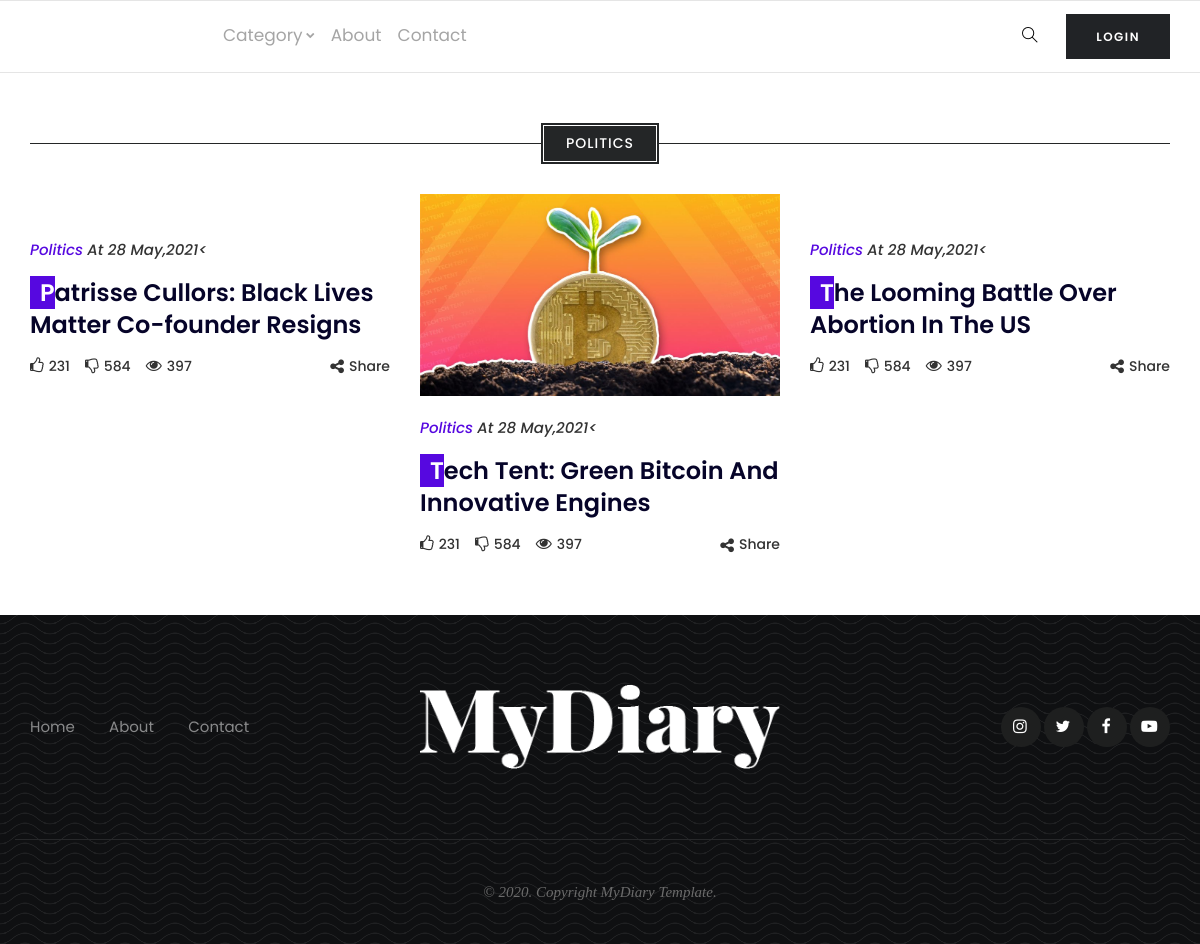
Page /blog.php?category_id=4 on the committed database.
### tables this page shows
CREATE TABLE `categories` (
  `id` int(11) NOT NULL,
  `name` varchar(100) DEFAULT NULL,
  `created_at` timestamp NOT NULL DEFAULT current_timestamp()
);

CREATE TABLE `posts` (
  `id` int(11) NOT NULL,
  `title` varchar(200) NOT NULL,
  `user_id` int(11) NOT NULL,
  `category_id` int(11) NOT NULL,
  `no_of_views` int(11) NOT NULL,
  `image` varchar(150) NOT NULL,
  `content` text NOT NULL,
  `created_at` timestamp NOT NULL DEFAULT current_timestamp(),
  `updated_at` timestamp NOT NULL DEFAULT current_timestamp() ON UPDATE current_timestamp(),
  `published_status` int(11) NOT NULL DEFAULT 0
);

### functions/Category.php (called while the page is built, shortened)
<?php
class Category{
  private static $Db = null;
  private static $tableName = "categories";
  public static function getAllCategory(){
    $sql = "SELECT * FROM " . self::$tableName;
    $result = self::$Db->query($sql);
    if ($result->num_rows > 0) {
        $rows = [];
        while ($data = $result->fetch_assoc()) {
            $rows[] = (object) $data;
        }
        return $rows;
    } else {
        return array();
    }
  }
  public static function getCategoryById($id)
  {
    $sql = "SELECT * FROM ".self::$tableName." WHERE `id`='$id'";
    $result = self::$Db->query($sql);
    if($result->num_rows > 0){
      $category = $result->fetch_assoc();
      return  $category;
    }else{
      return [];
    }
  }
  public static function setDb($dbInstance)
  {
      self::$Db = $dbInstance;
  }
}

### functions/Post.php (called while the page is built, shortened)
<?php
class Post
{
    private static $Db = null;
    private static $tableName = "posts";
    public static function getAllPostsByCategory($id){
      $sql = "SELECT * FROM " . self::$tableName." WHERE `category_id`='$id'";
      $result = self::$Db->query($sql);
      if ($result->num_rows > 0) {
          $rows = [];
          while ($data = $result->fetch_assoc()) {
              $rows[] = (object) $data;
          }
          return $rows;
      } else {
          return array();
      }
    }
    public static function setDb($dbInstance)
    {
        self::$Db = $dbInstance;
    }
}

### blog.php (the view, shortened to what this page needs)
<?php
require_once "functions/Post.php";
require_once "functions/Category.php";
$cat_id = $_GET['category_id'];
$allCategories = Category::getAllCategory();
$posts = Post::getAllPostsByCategory($cat_id);
$category = (object) Category::getCategoryById($cat_id);
?>
<!DOCTYPE html>
<html lang="en">
<head>
   <?php  require_once "includes/home-css.php";  ?>
</head>
<body id="bg">
<div class="page-wraper">
  <?php  require_once "includes/home-header.php";  ?>
	<div class="page-content bg-white">
		<div class="section-full bg-white content-inner-3">
			<div class="container">
				<div class="section-head text-center">
					<span><?=$category->name?></span>
				</div>
				<div class="row">
				 <?php if(!empty($posts)){ ?>
					<?php foreach ($posts as $key => $value) { ?>
						<div class="col-md-4 wow fadeInUp" data-wow-duration="2s" data-wow-delay="0.2s">
							<div class="blog-card blog-grid">
								<div class="dlab-post-media">
									<img src="<?=$value->image?>" alt=""/>
								</div>
								<div class="blog-card-info">
									<div class="dlab-post-meta">
										<ul>
											<li class="post-category"> <a href="blog.php?category_id=<?=$value->category_id?>"><?=Category::getCategoryById($value->category_id)['name'];?></a></li>
											<li class="post-date">at <span><?=date('d M,Y',strtotime($value->created_at))?><</span></li>
										</ul>
									</div>
									<h4 class="title"><a href="read-post.php?post_id=<?=$value->id?>"><?=ucwords($value->title)?></a></h4>
									<div class="dlab-feed-meta">
										<ul>
											<li class="post-like"><a href="javascript:void(0);"><i class="fa fa-thumbs-o-up"></i><span>231</span></a></li>
											<li class="post-dislike"><a href="javascript:void(0);"><i class="fa fa-thumbs-o-down"></i><span>584</span></a></li>
											<li class="post-view"><a href="javascript:void(0);"><i class="fa fa-eye"></i><span>397</span></a></li>
											<li class="post-share"><i class="fa fa-share-alt"></i><span>Share</span>
											</li>
										</ul>
									</div>
								</div>
							</div>
						</div>
					<?php } ?>
					<?php }else{ ?>
						<p class="text-center">
						 <a href="<?=APP_PATH?>"><img src="<?=IMAGE_PATH."notfound.gif"?>" alt=""></a>
						</p>
				  <?php } ?>
				</div>
			</div>
		</div>
    </div>
  <?php require_once "includes/home-footer.php"; ?>
</div>
</body>
</html>

### includes/home-css.php (shortened to what this page needs)
<link rel="stylesheet" type="text/css" href="<?=CSS_PATH?>home/plugins.css">
<link rel="stylesheet" type="text/css" href="<?=CSS_PATH?>home/style.css">
<link rel="stylesheet" type="text/css" href="<?=CSS_PATH?>home/templete.css">
<link class="skin" rel="stylesheet" type="text/css" href="<?=CSS_PATH?>home/skin/skin-1.css">

### includes/home-header.php (shortened to what this page needs)
<header class="site-header mo-left header-full header">
	<div class="sticky-header main-bar-wraper navbar-expand-lg">
		<div class="main-bar clearfix ">
			<div class="container-fluid">
				<div class="logo-header mostion">
					<a href="index.html"><img src="<?= IMAGE_PATH ?>logo-black.png" alt=""></a>
				</div>
				<div class="extra-nav">
					<div class="extra-cell">
						<ul>
							<li class="search-btn">
								<a id="quik-search-btn" href="javascript:;"><i class="ti-search m-r10"></i><span>Search</span></a>
							</li>
							<li>
								<a href="login.php">
									<button type="button" data-toggle="modal" data-target="#exampleModal" class="btn secondry radius-no">Login</button>
								</a>
							</li>
						</ul>
					</div>
				</div>
				<div class="header-nav navbar-collapse collapse justify-content-left" id="navbarNavDropdown">
					<ul class="nav navbar-nav">
						<li>
							<a href="javascript:void(0);">Category<i class="fa fa-chevron-down"></i></a>
						</li>
						<li><a href="contact-me.html">About</a></li>
						<li><a href="contact-me.html">Contact</a></li>
					</ul>
				</div>
			</div>
		</div>
	</div>
</header>

### includes/home-footer.php (shortened to what this page needs)
<footer class="site-footer wow fadeIn" data-wow-duration="2s" data-wow-delay="0.8s">
        <div class="footer-top">
            <div class="container">
				<div class="row">
					<div class="col-md-4 align-self-center">
						<ul class="footer-link m-b0 p-l0">
							<li><a href="index.html">Home</a></li>
							<li><a href="about-me.html">About</a></li>
							<li><a href="contact-me.html">Contact</a></li>
						</ul>
					</div>
					<div class="col-md-4">
						<div class="footer-logo">
							<a href="index.html"><img src="<?=IMAGE_PATH?>logo.png" alt=""/></a>
						</div>
					</div>
					<div class="col-md-4 align-self-center">
						<ul class="social-icon m-b0 p-l0">
							<li><a href="javascript:void(0);" class="btn radius-xl"><i class="fa fa-instagram"></i></a></li>
							<li><a href="javascript:void(0);" class="btn radius-xl"><i class="fa fa-twitter"></i></a></li>
							<li><a href="javascript:void(0);" class="btn radius-xl"><i class="fa fa-facebook"></i></a></li>
							<li><a href="javascript:void(0);" class="btn radius-xl"><i class="fa fa-youtube-play"></i></a></li>
						</ul>
					</div>
				</div>
			</div>
        </div>
		<div class="footer-bottom">
			<div class="container">
				<p>© 2020. Copyright MyDiary Template.</p>
			</div>
		</div>
    </footer>

### assets/css/home/templete.css (style rules this page uses)
.extra-nav .search-btn a { padding: 10px 25px; position: relative; color: #888; line-height: 16px; font-size: 16px; font-weight: 400; }
.extra-nav .search-btn a i { color: #000; position: absolute; left: 0; top: 13px; }
.header-full .main-bar { border-top: 1px solid rgba(0,0,0,0.1); border-bottom: 1px solid rgba(0,0,0,0.1); }
.extra-nav { padding: 13px 0 12px 0; }
.social-icon { padding-left: 0; }
.social-icon li { display: inline-block; }
.social-icon li a { height: 40px; width: 40px; font-size: 16px; padding: 0; color: #242627; line-height: 40px; background-color: #f1f1f1; }
.social-icon li a i { margin:0; }
.site-footer .footer-top .social-icon li a { background-color: #1e1f1f; color: #fff; }
.blog-card { margin-bottom: 30px; }
.dlab-feed-meta ul { margin:0; padding:0; list-style:none; display:flex; }
.dlab-feed-meta ul li { color: #333333; font-size: 14px; font-weight: 500; display: flex; align-items: center; margin-right: 15px; white-space: nowrap; }
.dlab-feed-meta ul li i { font-size:16px; }
.dlab-feed-meta ul li.post-share { margin-left:auto; margin-right:0; position:relative; }
.dlab-feed-meta ul li a { color:#333333; }
.dlab-feed-meta ul li span { margin-left: 5px; }
.blog-card.blog-grid .dlab-post-meta { margin-bottom: 15px; }
.blog-card .blog-card-info { padding-top:30px; position: relative; }
.blog-card.blog-grid .blog-card-info { padding: 20px 0 0; }
.blog-card.blog-md .blog-card-info .title:first-letter, .widget-post .dlab-post-info .title:first-letter, .blog-card.blog-grid .blog-card-info .title:first-letter, .blog-card.blog-lg .blog-card-info .title:first-letter { color: #fff; background: var(--bg-color); margin-right: 0px; padding: 0 0 0 10px; display: block; }
.site-footer .footer-link li { display: inline; padding-right: 30px; }
.site-footer .footer-link li a { color: #fff; opacity:0.5; }
.site-footer .footer-top .social-icon { text-align: right; margin: 0; color: #7b8082; font-size: 12px; font-weight: 500; }
.site-footer .footer-logo { text-align: center; }
.site-footer .footer-bottom { border-radius: 0; text-align: center; padding: 0; }
.site-footer .footer-bottom .container { border-top: 1px solid #27282a; padding: 40px 0; }
.site-footer .footer-bottom p { font-family: lora; color: #6b6b6b; margin: 0; font-style: italic; }
.btn.secondry { background-color: #212326; color: #fff; }
.content-inner-3 { padding-top: 50px; padding-bottom: 30px; }
@media only screen and (max-width: 1200px) { .header-nav .nav > li > a { padding: 22px 8px 23px 8px; } }
@media only screen and (max-width: 1200px) { .extra-nav .search-btn a { padding: 10px 15px 10px 25px; } }
@media only screen and (max-width: 1200px) { .header-nav.justify-content-left { padding-left: 15px; } }

### rows in the picture
categories: name "POLITICS"
posts: category.name "Politics", created_at "28 May,2021", title "Patrisse Cullors: Black Lives Matter Co-founder Resigns"
posts: image (picture), category.name "Politics", created_at "28 May,2021", title "Tech Tent: Green Bitcoin And Innovative Engines"
posts: category.name "Politics", created_at "28 May,2021", title "The Looming Battle Over Abortion In The US"
